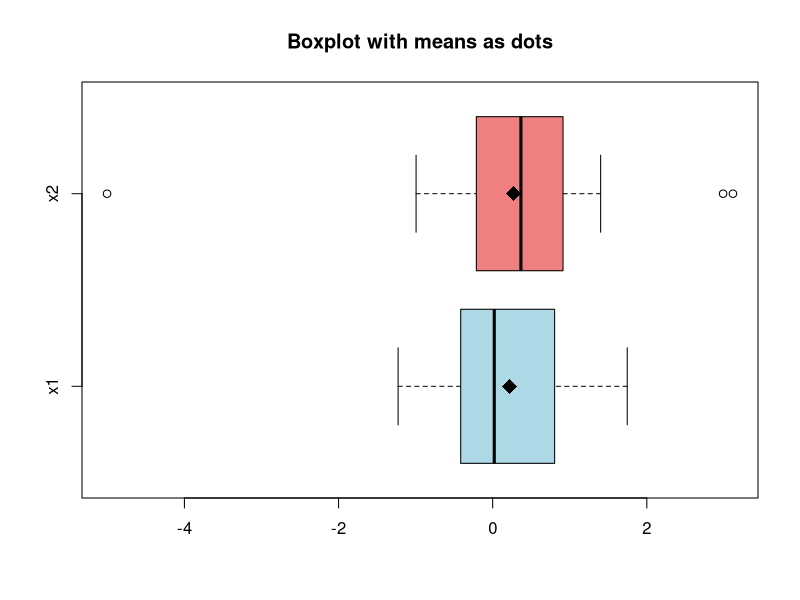

The R script that drew this image:
## ---- chunk 1
library("tidyverse")
library(knitr)

# Custom print function
print_ <- function(...) print(paste(...))

set.seed(11721138)
## ---- chunk 2
x1 <- c(-0.673, -0.584, 0.572, -0.341, -0.218, 0.603, -0.415, -0.013, 0.763, 0.804, 0.054, 1.746, -0.472, 1.638, -0.578, 0.947, -0.329, -0.188, 0.794, 0.894, -1.227, 1.059)
x2 <- c(0.913, -0.639, 2.99, -5.004, 3.118, 0.1, 1.128, 0.579, 0.32, -0.488, -0.994, -0.212, 0.413, 1.401, 0.007, 0.568, -0.005, 0.696)

data.frame(
  Sample=c("x1", "x2"), 
  Mean = c(mean(x1), mean(x2))
) %>% kable()

## ---- chunk 3

# Means
mean_x1 <- mean(x1)
mean_x2 <- mean(x2)

boxplot(x1, x2, 
        horizontal = TRUE, 
        names = c("x1", "x2"),
        main = "Boxplot with means as dots",
        col = c("lightblue", "lightcoral")
        )

points(mean_x1, 1, cex=2 , pch = 18)
points(mean_x2, 2 , cex=2, pch = 18)


## ---- chunk 4
# bootstrap.indep <- function(data.1, data.2, estimator, stat=NULL, m=10000, ...) {
#   # compute the original test-statistic
#   estimator(x1, x2)$statistic
#   # generate bootstrap samples
#   bs.samples.1 <- lapply(1:m, function(x) sample(data.1, replace = TRUE))
#   bs.samples.2 <- lapply(1:m, function(x) sample(data.2, replace = TRUE))
#   # compute the estimated parameters of the samples
#   estimates <- lapply(1:m, function(i) estimator(bs.samples.1[[i]], bs.samples.2[[i]], ...))
#   if (!is.null(stat)){
#     estimates <- sapply(estimates, function(e) e[[stat]])
#   }
#   # return whatever was created here
#   estimates
# }


bootstrap.t.indep <- function(data.1, data.2, m=10000, ...) {
  # compute the original test-statistic
  original.t <- t.test(x1, x2)$statistic
  # generate bootstrap samples
  bs.samples.1 <- lapply(1:m, function(x) sample(data.1, replace = TRUE))
  bs.samples.2 <- lapply(1:m, function(x) sample(data.2, replace = TRUE))
  # compute the estimated parameters of the samples
  bs.ts <- sapply(1:m, function(i) t.test(bs.samples.1[[i]], bs.samples.2[[i]])$statistic)
  # we now have a student's t distribution
  # we can extract the p-value from it
  p.value = mean(abs(bs.ts) >= abs(original.t))
  # also get the confidence intervals, i.e. the quantiles of the t-stats
  ci.95 <- quantile(bs.ts, c(0.05, 0.95))
  ci.99 <- quantile(bs.ts, c(0.01, 0.99))
  # return whatever was created here
  list(p.value = p.value, ci.95 = ci.95, ci.99 = ci.99)
}

bootstrap.t.indep(x1, x2, m=30)
## ---- chunk 5
bootstrap.t.centered <- function(data.1, data.2, m=10000) {
  # compute the mean of the combined samples
  mean.center <- mean(c(data.1, data.2))
  print("Centering the means by" %>% paste(-mean.center %>% round(3)))
  # center the 2 samples
  data.1 <- data.1 - mean.center
  data.2 <- data.2 - mean.center
  # apply the independent bootstrap esimation
  bootstrap.t.indep(data.1, data.2, m=m)

  }

bootstrap.t.centered(x1, x2, m=30)

## ---- chunk 6

results.bootstrap.t.indep <- bootstrap.t.indep(x1, x2)
results.bootstrap.t.centered <- bootstrap.t.centered(x1, x2)

res <- data.frame(
  Independed.Bootstrap.Sampling=c(
    results.bootstrap.t.indep$ci.95 %>% round(4) %>% paste(collapse = " - "), 
    results.bootstrap.t.indep$ci.99 %>% round(4) %>% paste(collapse = " - "),
    results.bootstrap.t.indep$p.value
  ),
  Mean.Centered.Bootstrap.Sampling=c(
    results.bootstrap.t.centered$ci.95 %>% round(4) %>% paste(collapse = " - "), 
    results.bootstrap.t.centered$ci.99 %>% round(4) %>% paste(collapse = " - "),
    results.bootstrap.t.centered$p.value
  )
) 

rownames(res) <- c("95% Conf.Level", "99% Conf.Level", "p-Value")
res %>% 
  kable(caption="Comparison of Bootstrap Sampling methods on t-tests")
  
  
  

